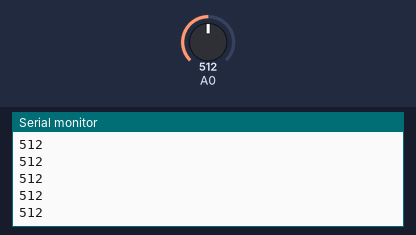
Recording of a sketch running on a simulated Arduino Uno, built with avr-gcc and run on an emulated ATmega328P. Shown: the last lines printed to the serial monitor. The inputs (shaded band) are chosen by the test bench; at power-on: A0 = 512.

Above: at 1.2 s.
1.3 s: A0 set to 490
At 2.2 s:
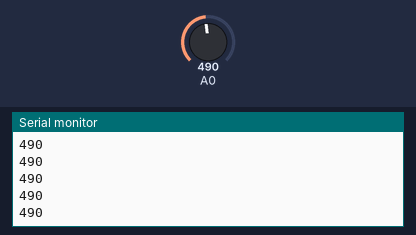
2.8 s: A0 set to 510
At 3.9 s:
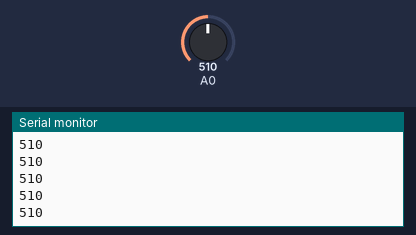
Timing chart, 0 to 5.8 s (numbered marks = the images above; inputs shaded):
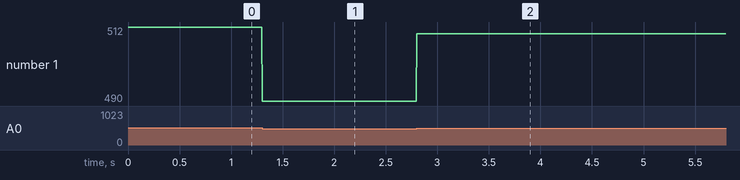

The sketch:

ecg_code_arduino.ino
```cpp
/*
  Código de ECG con muestreo de frecuencia VARIABLE
  controlado desde Python.
*/

// --- Variables Globales Volátiles ---
volatile bool dato_nuevo = false;
volatile int valor_ecg = 0;

// --- Configuración del Timer (Frecuencia de CPU / Prescaler) ---
// 16,000,000 / 64 = 250,000 "ticks base" por segundo
const long TICKS_BASE = 250000;


void setup() {
  Serial.begin(115200);

  // --- Configuración del Timer1 para 250 Hz (Valor Inicial) ---
  cli();

  TCCR1A = 0;
  TCCR1B = 0;
  TCNT1  = 0;

  // Valor inicial para 250 Hz: (250,000 / 250) - 1 = 999
  OCR1A = 999;

  TCCR1B |= (1 << WGM12); // Modo CTC
  TCCR1B |= (1 << CS11) | (1 << CS10); // Prescaler 64
  TIMSK1 |= (1 << OCIE1A); // Habilitar interrupción

  sei();
}


// --- Rutina de Servicio de Interrupción (ISR) ---
// Esta función se sigue ejecutando automáticamente.
// La VELOCIDAD la define el valor de OCR1A.
ISR(TIMER1_COMPA_vect) {
  valor_ecg = analogRead(A0);
  dato_nuevo = true;
}


void loop() {
  // Tarea 1: Revisar si Python envió una nueva frecuencia
  if (Serial.available() > 0) {

    // Leemos el número que llega (ej: 200)
    long nueva_frecuencia = Serial.parseInt();

    // Validamos que esté en un rango lógico (ej: 50 Hz a 500 Hz)
    if (nueva_frecuencia >= 50 && nueva_frecuencia <= 500) {

      // Calculamos el nuevo valor de Ticks para el Timer
      // Ticks = (Ticks_Base / Frecuencia) - 1
      unsigned int nuevo_ocr_valor = (TICKS_BASE / nueva_frecuencia) - 1;

      // Actualizamos el registro del Timer de forma segura
      // Desactivamos interrupciones, cambiamos el valor, reactivamos
      cli();
      OCR1A = nuevo_ocr_valor;
      sei();
    }

    // Limpiamos el buffer de cualquier "basura" restante (como el '\n')
    while(Serial.available() > 0) {
      Serial.read();
    }
  }

  // Tarea 2: Enviar el dato si está listo
  if (dato_nuevo) {
    Serial.println(valor_ecg);
    dato_nuevo = false;
  }
}
```

Measured:
- after the input at 1.3 s, the serial monitor: prints a new line at once (image 1)
- after the input at 2.8 s, the serial monitor: prints a new line at once (image 2)
- plotted number 1: 512 → 490 after the input at 1.3 s, 490 → 510 after the input at 2.8 s
